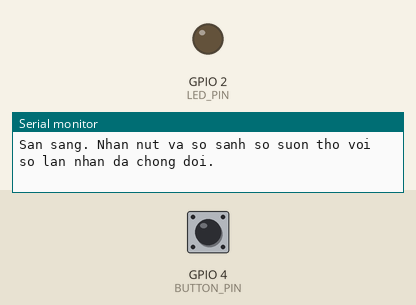
Simulated run of this program. Board: ESP32. Parts: output pins drawn as LEDs (lit = HIGH), the last lines printed to the serial monitor. The test bench sets the inputs (shaded band); at power-on: GPIO 4 (BUTTON_PIN) HIGH.

Above: at 1.4 s.
1.5 s: GPIO 4 (BUTTON_PIN) pulled LOW for 0.15 s
At 2.3 s:
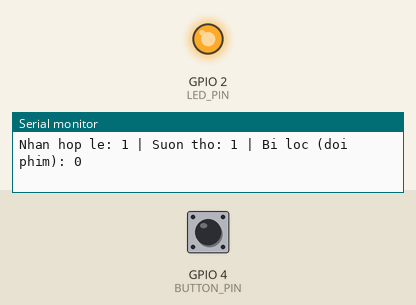
3.1 s: GPIO 4 (BUTTON_PIN) pulled LOW for 1 s
At 4.4 s:
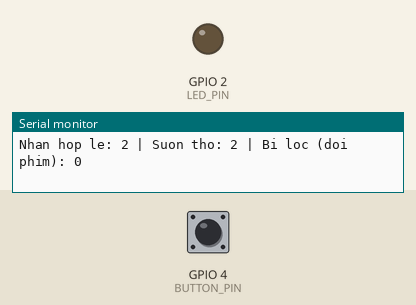
5.6 s: GPIO 4 (BUTTON_PIN) pulled LOW for 3.2 s
At 6.5 s:
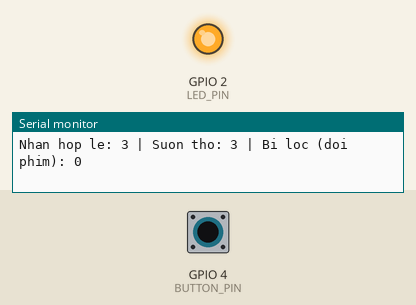
Timing chart, 0 to 8.6 s (numbered marks = the images above; inputs shaded):
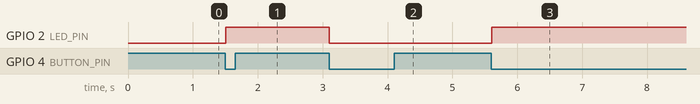

Measured:
- after the input at 1.5 s, GPIO 2 (LED_PIN): LOW → HIGH at once
- after the input at 3.1 s, GPIO 2 (LED_PIN): HIGH → LOW at once
- after the input at 5.6 s, GPIO 2 (LED_PIN): LOW → HIGH at once

The program:

main.cpp
```cpp
#include <Arduino.h>

#define BUTTON_PIN   4    // Chan nut nhan (ngat ngoai)
#define LED_PIN      2    // Chan LED bao hieu
#define DEBOUNCE_MS  50   // Cua so chong doi: bo qua suon xuong trong 50ms sau suon dau

volatile uint32_t debouncedCount = 0;        // So lan nhan nut THUC SU (da chong doi)
volatile uint32_t rawEdgeCount = 0;          // So suon xuong THO (de doi chieu, chua chong doi)
volatile unsigned long lastInterruptTime = 0; // Moc thoi gian (ms) cua suon gan nhat (ca len lan xuong)

// ----------------- ISR: CO CHONG DOI BANG millis() -----------------
// Ngat CHANGE: bat ca suon xuong (nhan) lan suon len (nha).
// Chi dem 1 lan nhan khi chan dang LOW va chan da "yen lang" >= 50ms truoc do.
// Nho vay doi phim luc NHA nut (len-xuong-len...) cung bi loc.
void IRAM_ATTR handleInterrupt() {
    unsigned long now = millis();
    bool isLow = digitalRead(BUTTON_PIN) == LOW;

    if (isLow) {
        rawEdgeCount++;   // Ghi nhan moi suon xuong tho, chi de doi chieu/giai thich
    }

    if (isLow && now - lastInterruptTime >= DEBOUNCE_MS) {
        // Chan da on dinh >= 50ms roi moi xuong LOW -> day la lan nhan MOI
        debouncedCount++;
    }
    // Moi suon (ke ca suon bi bo qua) deu dat lai moc -> cua so chong doi keo dai
    // den khi tin hieu het nay
    lastInterruptTime = now;
}

void setup() {
    Serial.begin(115200);
    delay(200);
    Serial.println("\n=== BAI 2: Demo Debounce bang millis() trong ISR ===");

    pinMode(BUTTON_PIN, INPUT_PULLUP);
    pinMode(LED_PIN, OUTPUT);
    digitalWrite(LED_PIN, LOW);

    attachInterrupt(digitalPinToInterrupt(BUTTON_PIN), handleInterrupt, CHANGE);

    Serial.println("San sang. Nhan nut va so sanh so suon tho voi so lan nhan da chong doi.");
}

void loop() {
    static uint32_t lastShown = 0;

    // Chi in khi co lan nhan hop le moi
    uint32_t pressed = debouncedCount;
    if (pressed != lastShown) {
        lastShown = pressed;

        // Moi lan nhan hop le -> dao trang thai LED
        digitalWrite(LED_PIN, !digitalRead(LED_PIN));

        uint32_t raw = rawEdgeCount;
        Serial.printf("Nhan hop le: %lu | Suon tho: %lu | Bi loc (doi phim): %lu\n",
                      (unsigned long)pressed, (unsigned long)raw,
                      (unsigned long)(raw - pressed));
    }

    delay(10);
}
```
